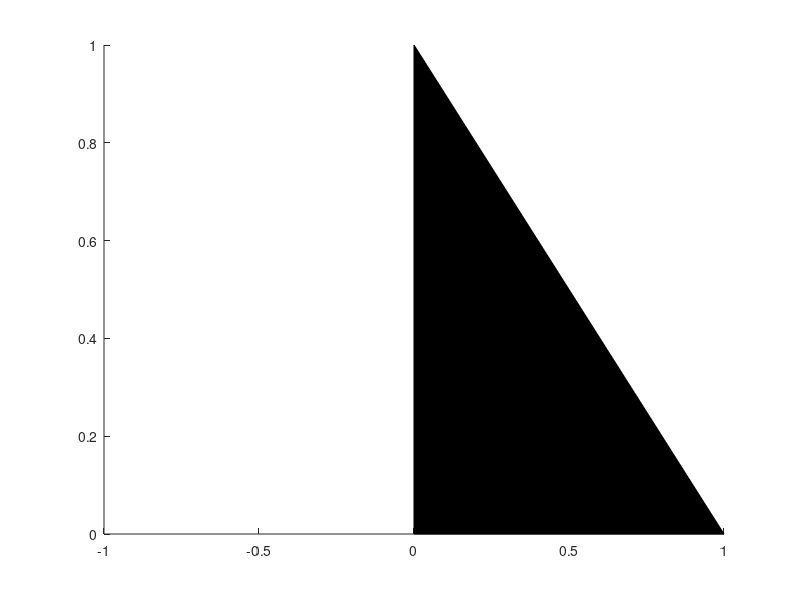
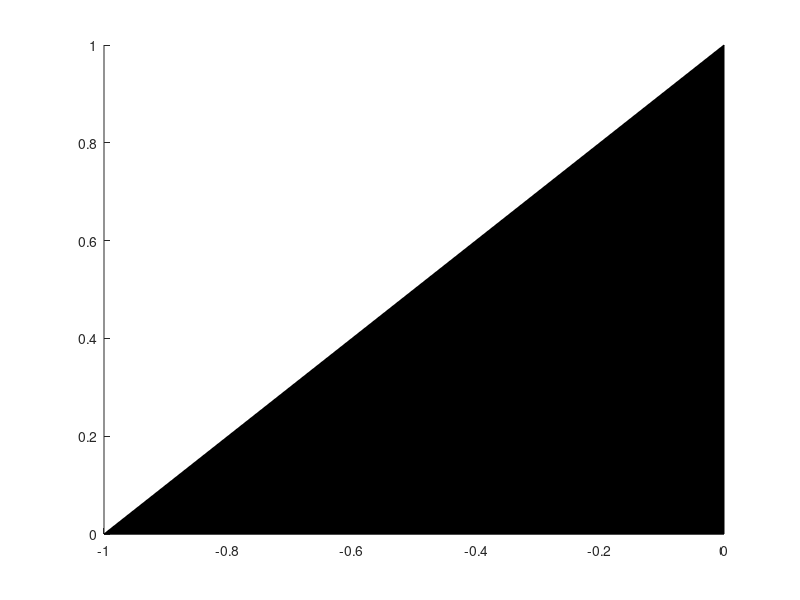
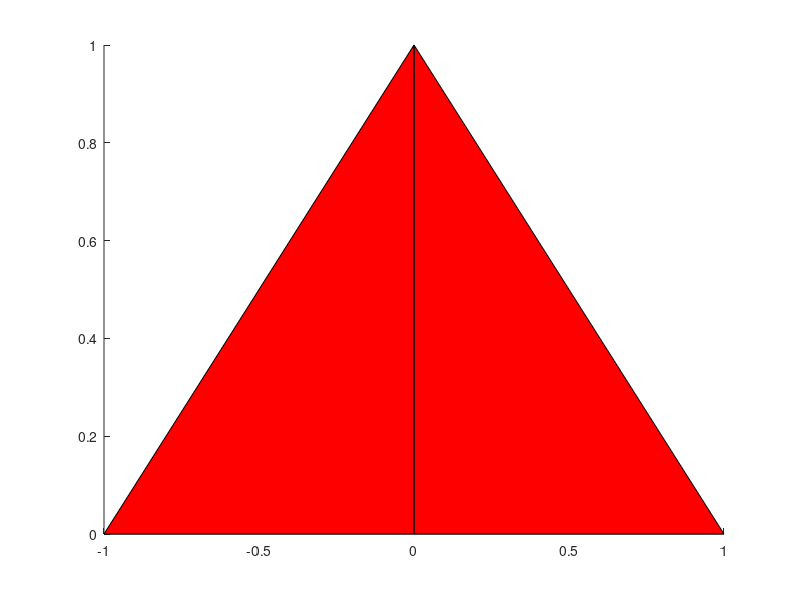
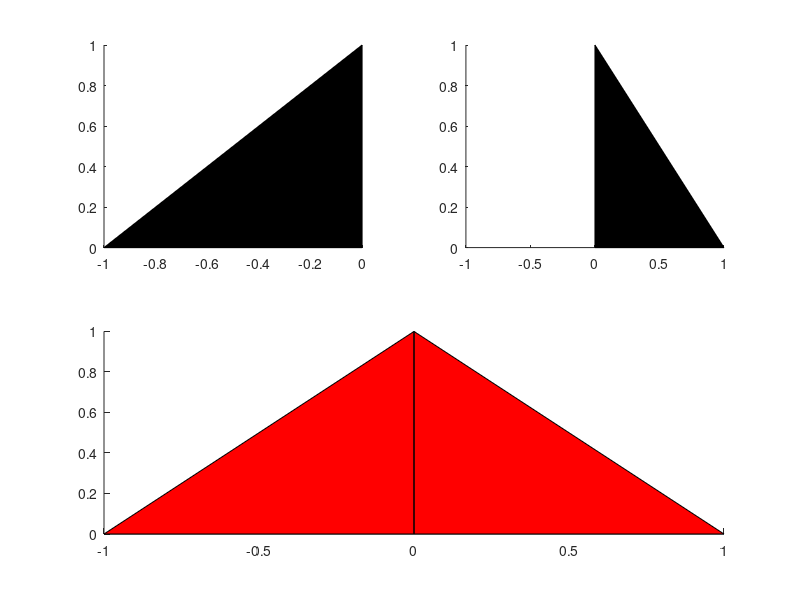

Here is the MATLAB script that generated these plots, in order:
% Triangulos basados en el cuadrante cartesiano
x = [0 1 0];
y = [0 0 1];
figure
patch(x,y,'black')

x = [0 0 -1];
y = [0 1 0];
figure
patch(x,y,'black')

x = [0 0; 1 0; 0 -1];
y = [0 0; 0 1; 1 0];
figure
patch(x,y,'red')

%% Vértices
figure
v = [0 0; 1 0; 0 1];
f = [1 2 3];
subplot(2,2,2);
patch('Faces', f, 'Vertices', v)

v = [0 0; 0 1; -1 0];
f = [1 2 3];
subplot(2,2,1);
patch('Faces', f, 'Vertices', v)

v = [0 0; 1 0; 0 1; 0 0; 0 1; -1 0];
f = [1 2 3; 4 5 6];
subplot(2,2,[3,4]);
patch('Faces', f, 'Vertices', v, 'FaceColor', 'red')
